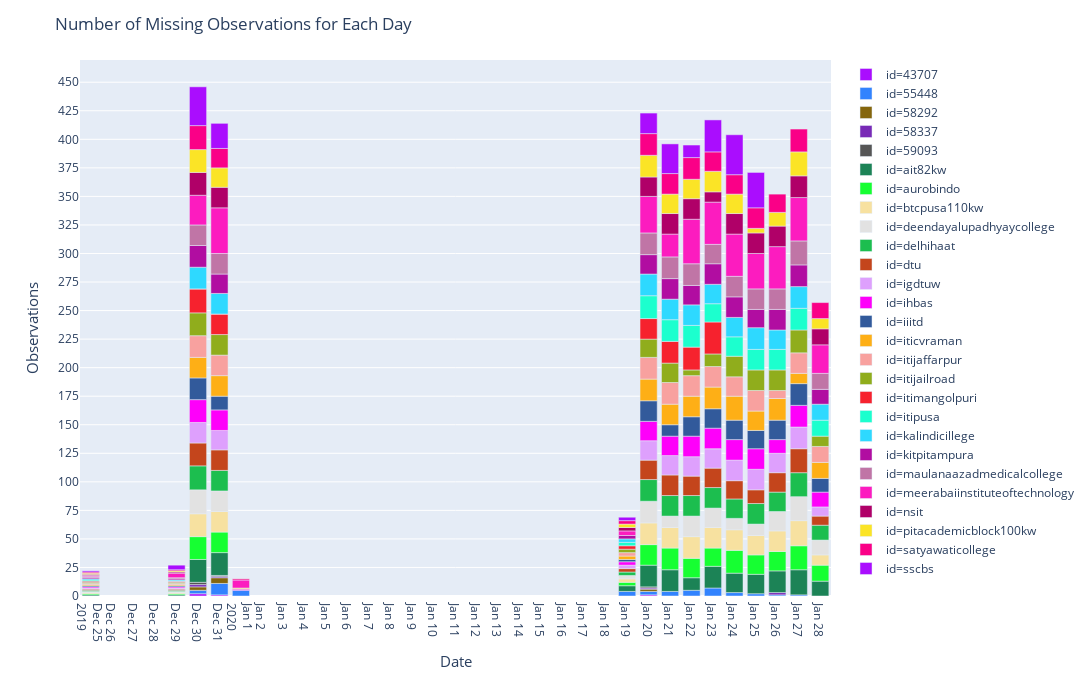

Notebook source saved alongside this figure:
### Code cell
import plotly.graph_objects as go
fig_2 = px.bar(df_missing, x='date', y="energy", color = 'id', color_discrete_sequence= px.colors.qualitative.Alphabet)
fig_2.update_layout(title='Number of Missing Observations for Each Day',
                    autosize=False, width=1150, height= 680, 
                    yaxis=go.layout.YAxis(
                        title_text="Observations",
                        ticktext=df_sample["('count', 'energy')"],
                        dtick = 25,
                        titlefont=dict(size=15)),
                    xaxis = go.layout.XAxis(dtick = [1,2],
                                            title_text="Date",
                                            titlefont=dict(size=15)),
                        )

fig_2.show()

### Figure 1 — Plotly figure (JSON) as saved in the notebook; plotly's stock layout.template omitted (floating-point values rounded to 4 significant figures; data arrays with more than 128 entries replaced by an {"elided": "..."} marker saying what was removed)
{"data": [{"alignmentgroup": "True", "hoverlabel": {"namelength": 0}, "hovertemplate": "id=43707<br>date=%{x}<br>energy=%{y}", "legendgroup": "id=43707", "marker": {"color": "#AA0DFE"}, "name": "id=43707", "offsetgroup": "id=43707", "orientation": "v", "showlegend": true, "textposition": "auto", "type": "bar", "x": ["2019-12-30T00:00:00", "2019-12-31T00:00:00", "2020-01-20T00:00:00"], "xaxis": "x", "y": [2, 1, 1], "yaxis": "y"}, {"alignmentgroup": "True", "hoverlabel": {"namelength": 0}, "hovertemplate": "id=55448<br>date=%{x}<br>energy=%{y}", "legendgroup": "id=55448", "marker": {"color": "#3283FE"}, "name": "id=55448", "offsetgroup": "id=55448", "orientation": "v", "showlegend": true, "textposition": "auto", "type": "bar", "x": ["2019-12-30T00:00:00", "2019-12-31T00:00:00", "2020-01-01T00:00:00", "2020-01-19T00:00:00", "2020-01-20T00:00:00", "2020-01-21T00:00:00", "2020-01-22T00:00:00", "2020-01-23T00:00:00", "2020-01-24T00:00:00", "2020-01-25T00:00:00", "2020-01-26T00:00:00", "2020-01-27T00:00:00"], "xaxis": "x", "y": [3, 10, 5, 4, 3, 4, 5, 7, 3, 2, 1, 1], "yaxis": "y"}, {"alignmentgroup": "True", "hoverlabel": {"namelength": 0}, "hovertemplate": "id=58292<br>date=%{x}<br>energy=%{y}", "legendgroup": "id=58292", "marker": {"color": "#85660D"}, "name": "id=58292", "offsetgroup": "id=58292", "orientation": "v", "showlegend": true, "textposition": "auto", "type": "bar", "x": ["2019-12-30T00:00:00", "2019-12-31T00:00:00", "2020-01-20T00:00:00"], "xaxis": "x", "y": [3, 5, 2], "yaxis": "y"}, {"alignmentgroup": "True", "hoverlabel": {"namelength": 0}, "hovertemplate": "id=58337<br>date=%{x}<br>energy=%{y}", "legendgroup": "id=58337", "marker": {"color": "#782AB6"}, "name": "id=58337", "offsetgroup": "id=58337", "orientation": "v", "showlegend": true, "textposition": "auto", "type": "bar", "x": ["2019-12-30T00:00:00", "2019-12-31T00:00:00", "2020-01-20T00:00:00", "2020-01-26T00:00:00"], "xaxis": "x", "y": [2, 1, 1, 2], "yaxis": "y"}, {"alignmentgroup": "True", "hoverlabel": {"namelength": 0}, "hovertemplate": "id=59093<br>date=%{x}<br>energy=%{y}", "legendgroup": "id=59093", "marker": {"color": "#565656"}, "name": "id=59093", "offsetgroup": "id=59093", "orientation": "v", "showlegend": true, "textposition": "auto", "type": "bar", "x": ["2019-12-30T00:00:00", "2019-12-31T00:00:00", "2020-01-20T00:00:00"], "xaxis": "x", "y": [2, 1, 1], "yaxis": "y"}, {"alignmentgroup": "True", "hoverlabel": {"namelength": 0}, "hovertemplate": "id=ait82kw<br>date=%{x}<br>energy=%{y}", "legendgroup": "id=ait82kw", "marker": {"color": "#1C8356"}, "name": "id=ait82kw", "offsetgroup": "id=ait82kw", "orientation": "v", "showlegend": true, "textposition": "auto", "type": "bar", "x": ["2019-12-25T00:00:00", "2019-12-29T00:00:00", "2019-12-30T00:00:00", "2019-12-31T00:00:00", "2020-01-19T00:00:00", "2020-01-20T00:00:00", "2020-01-21T00:00:00", "2020-01-22T00:00:00", "2020-01-23T00:00:00", "2020-01-24T00:00:00", "2020-01-25T00:00:00", "2020-01-26T00:00:00", "2020-01-27T00:00:00", "2020-01-28T00:00:00"], "xaxis": "x", "y": [1, 1, 20, 20, 5, 19, 19, 11, 19, 17, 17, 19, 22, 13], "yaxis": "y"}, {"alignmentgroup": "True", "hoverlabel": {"namelength": 0}, "hovertemplate": "id=aurobindo<br>date=%{x}<br>energy=%{y}", "legendgroup": "id=aurobindo", "marker": {"color": "#16FF32"}, "name": "id=aurobindo", "offsetgroup": "id=aurobindo", "orientation": "v", "showlegend": true, "textposition": "auto", "type": "bar", "x": ["2019-12-25T00:00:00", "2019-12-29T00:00:00", "2019-12-30T00:00:00", "2019-12-31T00:00:00", "2020-01-19T00:00:00", "2020-01-20T00:00:00", "2020-01-21T00:00:00", "2020-01-22T00:00:00", "2020-01-23T00:00:00", "2020-01-24T00:00:00", "2020-01-25T00:00:00", "2020-01-26T00:00:00", "2020-01-27T00:00:00", "2020-01-28T00:00:00"], "xaxis": "x", "y": [1, 1, 20, 18, 3, 18, 19, 17, 16, 20, 17, 17, 21, 14], "yaxis": "y"}, {"alignmentgroup": "True", "hoverlabel": {"namelength": 0}, "hovertemplate": "id=btcpusa110kw<br>date=%{x}<br>energy=%{y}", "legendgroup": "id=btcpusa110kw", "marker": {"color": "#F7E1A0"}, "name": "id=btcpusa110kw", "offsetgroup": "id=btcpusa110kw", "orientation": "v", "showlegend": true, "textposition": "auto", "type": "bar", "x": ["2019-12-25T00:00:00", "2019-12-29T00:00:00", "2019-12-30T00:00:00", "2019-12-31T00:00:00", "2020-01-19T00:00:00", "2020-01-20T00:00:00", "2020-01-21T00:00:00", "2020-01-22T00:00:00", "2020-01-23T00:00:00", "2020-01-24T00:00:00", "2020-01-25T00:00:00", "2020-01-26T00:00:00", "2020-01-27T00:00:00", "2020-01-28T00:00:00"], "xaxis": "x", "y": [1, 1, 20, 18, 3, 19, 18, 19, 18, 18, 17, 18, 22, 9], "yaxis": "y"}, {"alignmentgroup": "True", "hoverlabel": {"namelength": 0}, "hovertemplate": "id=deendayalupadhyaycollege<br>date=%{x}<br>energy=%{y}", "legendgroup": "id=deendayalupadhyaycollege", "marker": {"color": "#E2E2E2"}, "name": "id=deendayalupadhyaycollege", "offsetgroup": "id=deendayalupadhyaycollege", "orientation": "v", "showlegend": true, "textposition": "auto", "type": "bar", "x": ["2019-12-25T00:00:00", "2019-12-29T00:00:00", "2019-12-30T00:00:00", "2019-12-31T00:00:00", "2020-01-19T00:00:00", "2020-01-20T00:00:00", "2020-01-21T00:00:00", "2020-01-22T00:00:00", "2020-01-23T00:00:00", "2020-01-24T00:00:00", "2020-01-25T00:00:00", "2020-01-26T00:00:00", "2020-01-27T00:00:00", "2020-01-28T00:00:00"], "xaxis": "x", "y": [1, 1, 21, 18, 3, 19, 10, 18, 17, 10, 10, 17, 21, 13], "yaxis": "y"}, {"alignmentgroup": "True", "hoverlabel": {"namelength": 0}, "hovertemplate": "id=delhihaat<br>date=%{x}<br>energy=%{y}", "legendgroup": "id=delhihaat", "marker": {"color": "#1CBE4F"}, "name": "id=delhihaat", "offsetgroup": "id=delhihaat", "orientation": "v", "showlegend": true, "textposition": "auto", "type": "bar", "x": ["2019-12-25T00:00:00", "2019-12-29T00:00:00", "2019-12-30T00:00:00", "2019-12-31T00:00:00", "2020-01-19T00:00:00", "2020-01-20T00:00:00", "2020-01-21T00:00:00", "2020-01-22T00:00:00", "2020-01-23T00:00:00", "2020-01-24T00:00:00", "2020-01-25T00:00:00", "2020-01-26T00:00:00", "2020-01-27T00:00:00", "2020-01-28T00:00:00"], "xaxis": "x", "y": [1, 1, 21, 18, 3, 19, 18, 18, 18, 17, 18, 17, 21, 13], "yaxis": "y"}, {"alignmentgroup": "True", "hoverlabel": {"namelength": 0}, "hovertemplate": "id=dtu<br>date=%{x}<br>energy=%{y}", "legendgroup": "id=dtu", "marker": {"color": "#C4451C"}, "name": "id=dtu", "offsetgroup": "id=dtu", "orientation": "v", "showlegend": true, "textposition": "auto", "type": "bar", "x": ["2019-12-25T00:00:00", "2019-12-29T00:00:00", "2019-12-30T00:00:00", "2019-12-31T00:00:00", "2020-01-19T00:00:00", "2020-01-20T00:00:00", "2020-01-21T00:00:00", "2020-01-22T00:00:00", "2020-01-23T00:00:00", "2020-01-24T00:00:00", "2020-01-25T00:00:00", "2020-01-26T00:00:00", "2020-01-27T00:00:00", "2020-01-28T00:00:00"], "xaxis": "x", "y": [1, 1, 20, 18, 3, 17, 18, 17, 17, 16, 12, 17, 21, 8], "yaxis": "y"}, {"alignmentgroup": "True", "hoverlabel": {"namelength": 0}, "hovertemplate": "id=igdtuw<br>date=%{x}<br>energy=%{y}", "legendgroup": "id=igdtuw", "marker": {"color": "#DEA0FD"}, "name": "id=igdtuw", "offsetgroup": "id=igdtuw", "orientation": "v", "showlegend": true, "textposition": "auto", "type": "bar", "x": ["2019-12-25T00:00:00", "2019-12-29T00:00:00", "2019-12-30T00:00:00", "2019-12-31T00:00:00", "2020-01-19T00:00:00", "2020-01-20T00:00:00", "2020-01-21T00:00:00", "2020-01-22T00:00:00", "2020-01-23T00:00:00", "2020-01-24T00:00:00", "2020-01-25T00:00:00", "2020-01-26T00:00:00", "2020-01-27T00:00:00", "2020-01-28T00:00:00"], "xaxis": "x", "y": [1, 1, 18, 17, 3, 17, 17, 17, 17, 18, 18, 17, 19, 8], "yaxis": "y"}, {"alignmentgroup": "True", "hoverlabel": {"namelength": 0}, "hovertemplate": "id=ihbas<br>date=%{x}<br>energy=%{y}", "legendgroup": "id=ihbas", "marker": {"color": "#FE00FA"}, "name": "id=ihbas", "offsetgroup": "id=ihbas", "orientation": "v", "showlegend": true, "textposition": "auto", "type": "bar", "x": ["2019-12-25T00:00:00", "2019-12-29T00:00:00", "2019-12-30T00:00:00", "2019-12-31T00:00:00", "2020-01-01T00:00:00", "2020-01-19T00:00:00", "2020-01-20T00:00:00", "2020-01-21T00:00:00", "2020-01-22T00:00:00", "2020-01-23T00:00:00", "2020-01-24T00:00:00", "2020-01-25T00:00:00", "2020-01-26T00:00:00", "2020-01-27T00:00:00", "2020-01-28T00:00:00"], "xaxis": "x", "y": [1, 1, 20, 18, 1, 3, 17, 17, 18, 18, 18, 18, 12, 19, 13], "yaxis": "y"}, {"alignmentgroup": "True", "hoverlabel": {"namelength": 0}, "hovertemplate": "id=iiitd<br>date=%{x}<br>energy=%{y}", "legendgroup": "id=iiitd", "marker": {"color": "#325A9B"}, "name": "id=iiitd", "offsetgroup": "id=iiitd", "orientation": "v", "showlegend": true, "textposition": "auto", "type": "bar", "x": ["2019-12-25T00:00:00", "2019-12-29T00:00:00", "2019-12-30T00:00:00", "2019-12-31T00:00:00", "2020-01-19T00:00:00", "2020-01-20T00:00:00", "2020-01-21T00:00:00", "2020-01-22T00:00:00", "2020-01-23T00:00:00", "2020-01-24T00:00:00", "2020-01-25T00:00:00", "2020-01-26T00:00:00", "2020-01-27T00:00:00", "2020-01-28T00:00:00"], "xaxis": "x", "y": [1, 1, 19, 12, 2, 18, 10, 17, 17, 17, 16, 17, 19, 12], "yaxis": "y"}, {"alignmentgroup": "True", "hoverlabel": {"namelength": 0}, "hovertemplate": "id=iticvraman<br>date=%{x}<br>energy=%{y}", "legendgroup": "id=iticvraman", "marker": {"color": "#FEAF16"}, "name": "id=iticvraman", "offsetgroup": "id=iticvraman", "orientation": "v", "showlegend": true, "textposition": "auto", "type": "bar", "x": ["2019-12-25T00:00:00", "2019-12-29T00:00:00", "2019-12-30T00:00:00", "2019-12-31T00:00:00", "2020-01-01T00:00:00", "2020-01-19T00:00:00", "2020-01-20T00:00:00", "2020-01-21T00:00:00", "2020-01-22T00:00:00", "2020-01-23T00:00:00", "2020-01-24T00:00:00", "2020-01-25T00:00:00", "2020-01-26T00:00:00", "2020-01-27T00:00:00", "2020-01-28T00:00:00"], "xaxis": "x", "y": [1, 1, 18, 18, 1, 3, 19, 18, 18, 19, 21, 17, 19, 9, 14], "yaxis": "y"}, {"alignmentgroup": "True", "hoverlabel": {"namelength": 0}, "hovertemplate": "id=itijaffarpur<br>date=%{x}<br>energy=%{y}", "legendgroup": "id=itijaffarpur", "marker": {"color": "#F8A19F"}, "name": "id=itijaffarpur", "offsetgroup": "id=itijaffarpur", "orientation": "v", "showlegend": true, "textposition": "auto", "type": "bar", "x": ["2019-12-25T00:00:00", "2019-12-29T00:00:00", "2019-12-30T00:00:00", "2019-12-31T00:00:00", "2020-01-19T00:00:00", "2020-01-20T00:00:00", "2020-01-21T00:00:00", "2020-01-22T00:00:00", "2020-01-23T00:00:00", "2020-01-24T00:00:00", "2020-01-25T00:00:00", "2020-01-26T00:00:00", "2020-01-27T00:00:00", "2020-01-28T00:00:00"], "xaxis": "x", "y": [1, 1, 19, 18, 3, 19, 19, 18, 18, 17, 18, 7, 18, 14], "yaxis": "y"}, {"alignmentgroup": "True", "hoverlabel": {"namelength": 0}, "hovertemplate": "id=itijailroad<br>date=%{x}<br>energy=%{y}", "legendgroup": "id=itijailroad", "marker": {"color": "#90AD1C"}, "name": "id=itijailroad", "offsetgroup": "id=itijailroad", "orientation": "v", "showlegend": true, "textposition": "auto", "type": "bar", "x": ["2019-12-25T00:00:00", "2019-12-29T00:00:00", "2019-12-30T00:00:00", "2019-12-31T00:00:00", "2020-01-19T00:00:00", "2020-01-20T00:00:00", "2020-01-21T00:00:00", "2020-01-22T00:00:00", "2020-01-23T00:00:00", "2020-01-24T00:00:00", "2020-01-25T00:00:00", "2020-01-26T00:00:00", "2020-01-27T00:00:00", "2020-01-28T00:00:00"], "xaxis": "x", "y": [1, 1, 20, 18, 3, 16, 17, 5, 11, 18, 18, 18, 20, 9], "yaxis": "y"}, {"alignmentgroup": "True", "hoverlabel": {"namelength": 0}, "hovertemplate": "id=itimangolpuri<br>date=%{x}<br>energy=%{y}", "legendgroup": "id=itimangolpuri", "marker": {"color": "#F6222E"}, "name": "id=itimangolpuri", "offsetgroup": "id=itimangolpuri", "orientation": "v", "showlegend": true, "textposition": "auto", "type": "bar", "x": ["2019-12-25T00:00:00", "2019-12-29T00:00:00", "2019-12-30T00:00:00", "2019-12-31T00:00:00", "2020-01-19T00:00:00", "2020-01-20T00:00:00", "2020-01-21T00:00:00", "2020-01-22T00:00:00", "2020-01-23T00:00:00"], "xaxis": "x", "y": [1, 1, 21, 18, 3, 18, 19, 20, 28], "yaxis": "y"}, {"alignmentgroup": "True", "hoverlabel": {"namelength": 0}, "hovertemplate": "id=itipusa<br>date=%{x}<br>energy=%{y}", "legendgroup": "id=itipusa", "marker": {"color": "#1CFFCE"}, "name": "id=itipusa", "offsetgroup": "id=itipusa", "orientation": "v", "showlegend": true, "textposition": "auto", "type": "bar", "x": ["2019-12-25T00:00:00", "2019-12-29T00:00:00", "2019-12-30T00:00:00", "2019-12-31T00:00:00", "2020-01-01T00:00:00", "2020-01-19T00:00:00", "2020-01-20T00:00:00", "2020-01-21T00:00:00", "2020-01-22T00:00:00", "2020-01-23T00:00:00", "2020-01-24T00:00:00", "2020-01-25T00:00:00", "2020-01-26T00:00:00", "2020-01-27T00:00:00", "2020-01-28T00:00:00"], "xaxis": "x", "y": [1, 0, 0, 0, 0, 3, 20, 19, 19, 16, 17, 18, 18, 19, 14], "yaxis": "y"}, {"alignmentgroup": "True", "hoverlabel": {"namelength": 0}, "hovertemplate": "id=kalindicillege<br>date=%{x}<br>energy=%{y}", "legendgroup": "id=kalindicillege", "marker": {"color": "#2ED9FF"}, "name": "id=kalindicillege", "offsetgroup": "id=kalindicillege", "orientation": "v", "showlegend": true, "textposition": "auto", "type": "bar", "x": ["2019-12-25T00:00:00", "2019-12-29T00:00:00", "2019-12-30T00:00:00", "2019-12-31T00:00:00", "2020-01-19T00:00:00", "2020-01-20T00:00:00", "2020-01-21T00:00:00", "2020-01-22T00:00:00", "2020-01-23T00:00:00", "2020-01-24T00:00:00", "2020-01-25T00:00:00", "2020-01-26T00:00:00", "2020-01-27T00:00:00", "2020-01-28T00:00:00"], "xaxis": "x", "y": [1, 1, 19, 18, 3, 19, 18, 18, 17, 17, 19, 17, 19, 14], "yaxis": "y"}, {"alignmentgroup": "True", "hoverlabel": {"namelength": 0}, "hovertemplate": "id=kitpitampura<br>date=%{x}<br>energy=%{y}", "legendgroup": "id=kitpitampura", "marker": {"color": "#B10DA1"}, "name": "id=kitpitampura", "offsetgroup": "id=kitpitampura", "orientation": "v", "showlegend": true, "textposition": "auto", "type": "bar", "x": ["2019-12-25T00:00:00", "2019-12-29T00:00:00", "2019-12-30T00:00:00", "2019-12-31T00:00:00", "2020-01-19T00:00:00", "2020-01-20T00:00:00", "2020-01-21T00:00:00", "2020-01-22T00:00:00", "2020-01-23T00:00:00", "2020-01-24T00:00:00", "2020-01-25T00:00:00", "2020-01-26T00:00:00", "2020-01-27T00:00:00", "2020-01-28T00:00:00"], "xaxis": "x", "y": [1, 1, 19, 17, 3, 17, 18, 17, 18, 18, 16, 18, 19, 13], "yaxis": "y"}, {"alignmentgroup": "True", "hoverlabel": {"namelength": 0}, "hovertemplate": "id=maulanaazadmedicalcollege<br>date=%{x}<br>energy=%{y}", "legendgroup": "id=maulanaazadmedicalcollege", "marker": {"color": "#C075A6"}, "name": "id=maulanaazadmedicalcollege", "offsetgroup": "id=maulanaazadmedicalcollege", "orientation": "v", "showlegend": true, "textposition": "auto", "type": "bar", "x": ["2019-12-25T00:00:00", "2019-12-29T00:00:00", "2019-12-30T00:00:00", "2019-12-31T00:00:00", "2020-01-20T00:00:00", "2020-01-21T00:00:00", "2020-01-22T00:00:00", "2020-01-23T00:00:00", "2020-01-24T00:00:00", "2020-01-25T00:00:00", "2020-01-26T00:00:00", "2020-01-27T00:00:00", "2020-01-28T00:00:00"], "xaxis": "x", "y": [1, 1, 18, 18, 19, 19, 19, 17, 18, 18, 18, 21, 14], "yaxis": "y"}, {"alignmentgroup": "True", "hoverlabel": {"namelength": 0}, "hovertemplate": "id=meerabaiinstituteoftechnology<br>date=%{x}<br>energy=%{y}", "legendgroup": "id=meerabaiinstituteoftechnology", "marker": {"color": "#FC1CBF"}, "name": "id=meerabaiinstituteoftechnology", "offsetgroup": "id=meerabaiinstituteoftechnology", "orientation": "v", "showlegend": true, "textposition": "auto", "type": "bar", "x": ["2019-12-25T00:00:00", "2019-12-29T00:00:00", "2019-12-30T00:00:00", "2019-12-31T00:00:00", "2020-01-01T00:00:00", "2020-01-19T00:00:00", "2020-01-20T00:00:00", "2020-01-21T00:00:00", "2020-01-22T00:00:00", "2020-01-23T00:00:00", "2020-01-24T00:00:00", "2020-01-25T00:00:00", "2020-01-26T00:00:00", "2020-01-27T00:00:00", "2020-01-28T00:00:00"], "xaxis": "x", "y": [1, 4, 26, 40, 7, 4, 32, 20, 39, 37, 37, 31, 37, 38, 25], "yaxis": "y"}, {"alignmentgroup": "True", "hoverlabel": {"namelength": 0}, "hovertemplate": "id=nsit<br>date=%{x}<br>energy=%{y}", "legendgroup": "id=nsit", "marker": {"color": "#B00068"}, "name": "id=nsit", "offsetgroup": "id=nsit", "orientation": "v", "showlegend": true, "textposition": "auto", "type": "bar", "x": ["2019-12-25T00:00:00", "2019-12-29T00:00:00", "2019-12-30T00:00:00", "2019-12-31T00:00:00", "2020-01-19T00:00:00", "2020-01-20T00:00:00", "2020-01-21T00:00:00", "2020-01-22T00:00:00", "2020-01-23T00:00:00", "2020-01-24T00:00:00", "2020-01-25T00:00:00", "2020-01-26T00:00:00", "2020-01-27T00:00:00", "2020-01-28T00:00:00"], "xaxis": "x", "y": [1, 1, 20, 18, 3, 17, 18, 18, 9, 18, 18, 18, 19, 14], "yaxis": "y"}, {"alignmentgroup": "True", "hoverlabel": {"namelength": 0}, "hovertemplate": "id=pitacademicblock100kw<br>date=%{x}<br>energy=%{y}", "legendgroup": "id=pitacademicblock100kw", "marker": {"color": "#FBE426"}, "name": "id=pitacademicblock100kw", "offsetgroup": "id=pitacademicblock100kw", "orientation": "v", "showlegend": true, "textposition": "auto", "type": "bar", "x": ["2019-12-25T00:00:00", "2019-12-29T00:00:00", "2019-12-30T00:00:00", "2019-12-31T00:00:00", "2020-01-19T00:00:00", "2020-01-20T00:00:00", "2020-01-21T00:00:00", "2020-01-22T00:00:00", "2020-01-23T00:00:00", "2020-01-24T00:00:00", "2020-01-25T00:00:00", "2020-01-26T00:00:00", "2020-01-27T00:00:00", "2020-01-28T00:00:00"], "xaxis": "x", "y": [1, 1, 20, 17, 3, 19, 17, 17, 18, 17, 4, 12, 21, 9], "yaxis": "y"}, {"alignmentgroup": "True", "hoverlabel": {"namelength": 0}, "hovertemplate": "id=satyawaticollege<br>date=%{x}<br>energy=%{y}", "legendgroup": "id=satyawaticollege", "marker": {"color": "#FA0087"}, "name": "id=satyawaticollege", "offsetgroup": "id=satyawaticollege", "orientation": "v", "showlegend": true, "textposition": "auto", "type": "bar", "x": ["2019-12-25T00:00:00", "2019-12-29T00:00:00", "2019-12-30T00:00:00", "2019-12-31T00:00:00", "2020-01-01T00:00:00", "2020-01-19T00:00:00", "2020-01-20T00:00:00", "2020-01-21T00:00:00", "2020-01-22T00:00:00", "2020-01-23T00:00:00", "2020-01-24T00:00:00", "2020-01-25T00:00:00", "2020-01-26T00:00:00", "2020-01-27T00:00:00", "2020-01-28T00:00:00"], "xaxis": "x", "y": [1, 1, 21, 17, 1, 3, 19, 18, 19, 17, 17, 18, 16, 20, 14], "yaxis": "y"}, {"alignmentgroup": "True", "hoverlabel": {"namelength": 0}, "hovertemplate": "id=sscbs<br>date=%{x}<br>energy=%{y}", "legendgroup": "id=sscbs", "marker": {"color": "#AA0DFE"}, "name": "id=sscbs", "offsetgroup": "id=sscbs", "orientation": "v", "showlegend": true, "textposition": "auto", "type": "bar", "x": ["2019-12-25T00:00:00", "2019-12-29T00:00:00", "2019-12-30T00:00:00", "2019-12-31T00:00:00", "2020-01-19T00:00:00", "2020-01-20T00:00:00", "2020-01-21T00:00:00", "2020-01-22T00:00:00", "2020-01-23T00:00:00", "2020-01-24T00:00:00", "2020-01-25T00:00:00"], "xaxis": "x", "y": [1, 4, 34, 22, 3, 18, 26, 11, 28, 35, 31], "yaxis": "y"}], "layout": {"autosize": false, "barmode": "relative", "height": 680, "legend": {"tracegroupgap": 0}, "margin": {"t": 60}, "title": {"text": "Number of Missing Observations for Each Day"}, "width": 1150, "xaxis": {"dtick": [1, 2], "title": {"font": {"size": 15}, "text": "Date"}}, "yaxis": {"dtick": 25, "ticktext": {"elided": "737 int values"}, "title": {"font": {"size": 15}, "text": "Observations"}}}}
